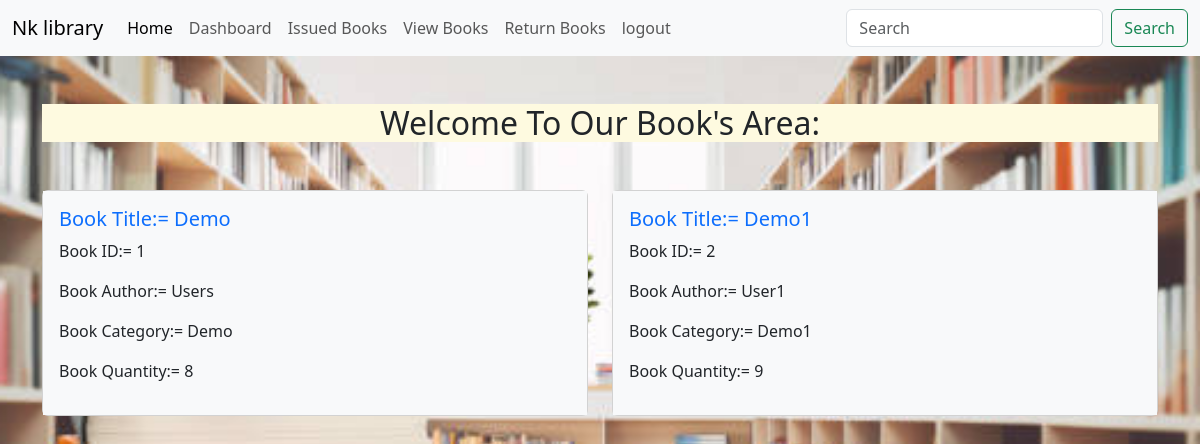
The app's page /view1 with its own data.
### library.py (models this page shows, shortened)
class Book(db.Model):
   __tablename__="book"
   id=db.Column(db.Integer, primary_key=True)
   Title=db.Column(db.String(50),nullable=False)
   Category=db.Column(db.String(50),nullable=False)
   Author=db.Column(db.String(50),nullable=False)
   Quantity=db.Column(db.Integer)
   issues= db.relationship('IssueBook', backref='book', lazy=True)

### library.py (the view)
@library.route("/view1", methods=["GET","POST"])
def view1_book():
   books=Book.query.all()
   return render_template("view1.html",books=books)

### library.py (called while the page is built)
@library.before_request
def handle_global_search():
   if request.method == "GET":
      q = request.args.get("q", "").strip()
      if q and request.endpoint not in ["view_book", "view_student", "issued", "Issue_book", "search", "static"]:
         return redirect(url_for("search", q=q))

### templates/view1.html (shortened to what this page needs)
{% extends "base1.html" %}
{% block content %}
<div class="container ">
    <h2 class="text-center my-5" style="background-color: #fefae0;">
        Welcome To Our Book's Area:
    </h2>
   <div class="row">
    {% for book in books %}
  <div class="col-sm-6 mb-3 mb-sm-0">
    <div class="card">
      <div class="card-body bg-light">
        <h5 class="card-title text-primary">Book Title:= {{book.Title}}</h5>
        <p class="card-text">Book ID:= {{book.id}}</p>
        <p class="card-text">Book Author:= {{book.Author}}</p>
        <p class="card-text">Book Category:= {{book.Category}}</p>
        <p class="card-text">Book Quantity:= {{book.Quantity}}</p>
      </div>
    </div>
  </div>
  {% endfor %}
  <br>
{% endblock %}

### records on screen
Book: Title "Demo", id "1", Author "Users", Category "Demo", Quantity "8"
Book: Title "Demo1", id "2", Author "User1", Category "Demo1", Quantity "9"
